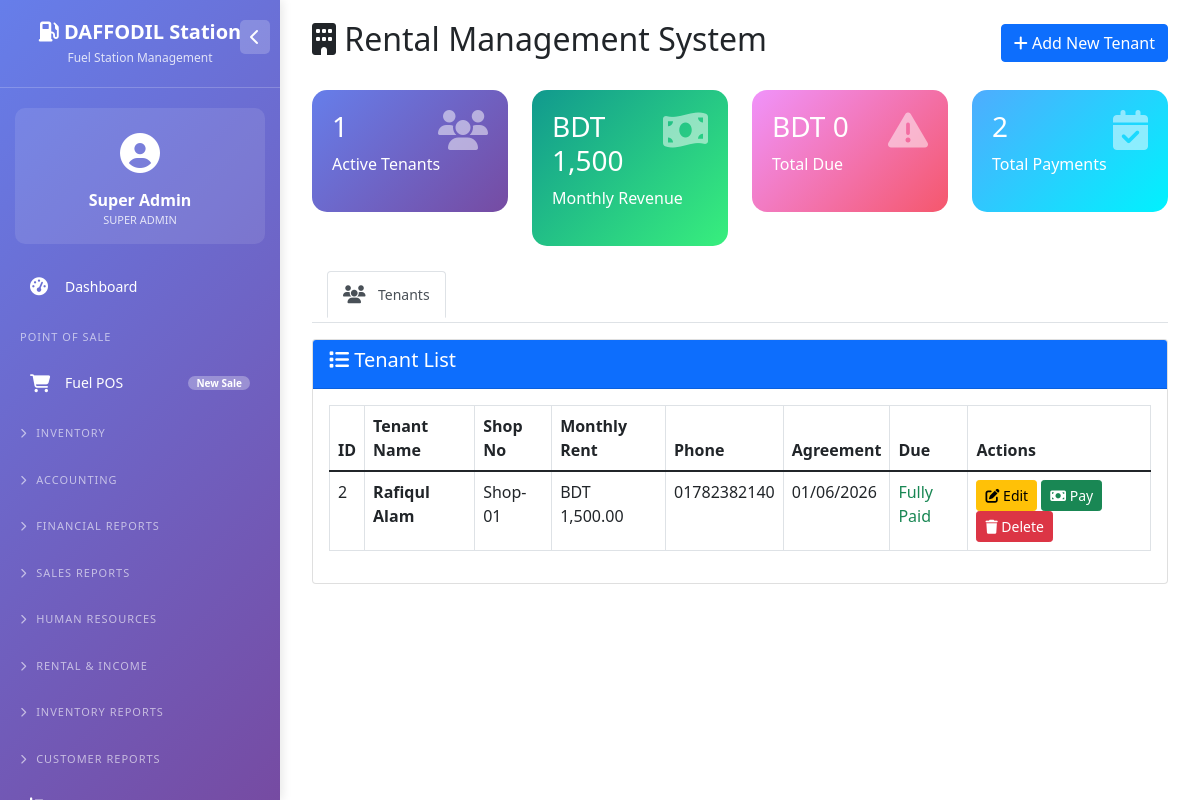
Page /rental.php (signed in) on the earlier database version.
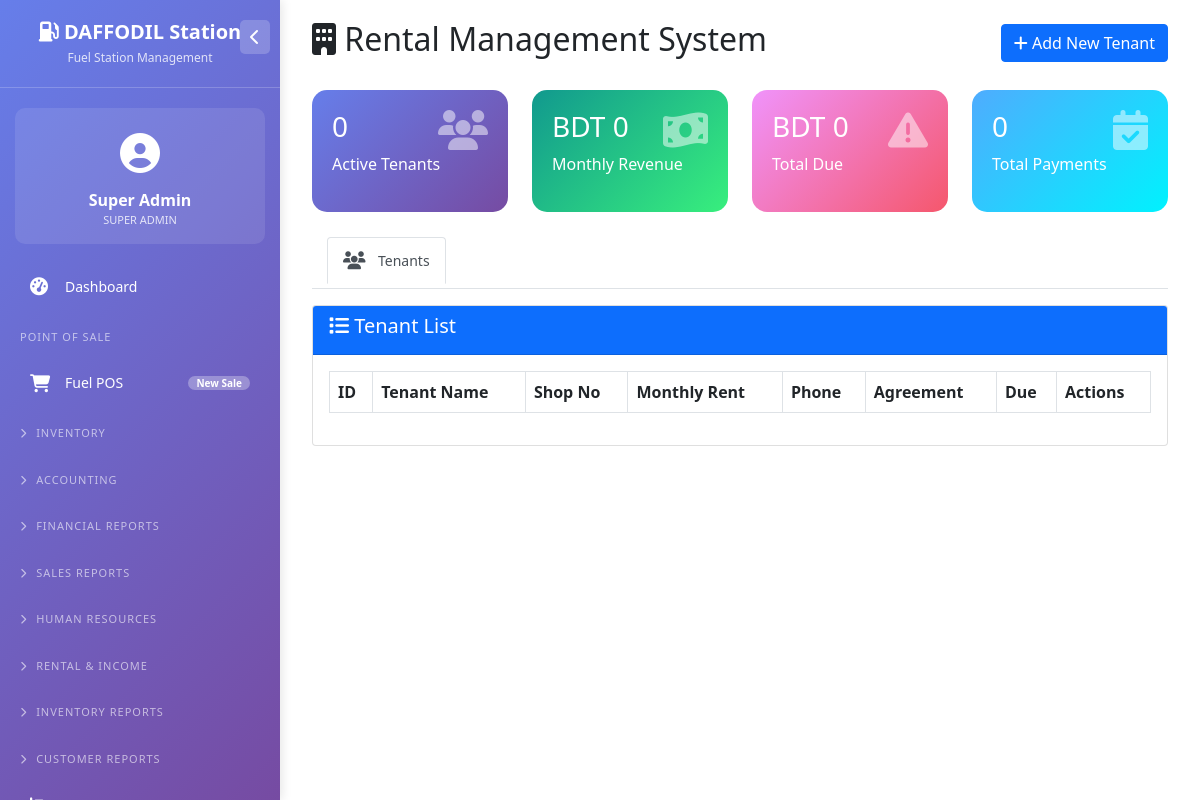
Same page on the later database version.
### tables this page shows
CREATE TABLE `tenants` (
  `id` int(11) NOT NULL,
  `tenant_name` varchar(100) NOT NULL,
  `shop_no` varchar(50) DEFAULT NULL,
  `monthly_rent` decimal(10,2) NOT NULL,
  `agreement_start` date DEFAULT NULL,
  `agreement_end` date DEFAULT NULL,
  `phone` varchar(20) DEFAULT NULL,
  `is_active` tinyint(1) DEFAULT 1,
  `email` varchar(100) DEFAULT NULL,
  `address` text DEFAULT NULL,
  `security_deposit` decimal(10,2) DEFAULT 0.00
);

### rental.php (the view, shortened to what the changed rows need)
<?php
require_once 'config/database.php';
$active_tab = isset($_GET['tab']) ? $_GET['tab'] : 'tenants';
$tenants = $pdo->query("SELECT * FROM tenants WHERE is_active = 1 ORDER BY tenant_name")->fetchAll();
$payments = $pdo->query("
    SELECT rp.*, t.tenant_name, t.shop_no, t.monthly_rent
    FROM rent_payments rp
    JOIN tenants t ON rp.tenant_id = t.id
    ORDER BY rp.payment_date DESC
    LIMIT 100
")->fetchAll();
$tenant_dues = [];
foreach($tenants as $tenant) {
    $stmt = $pdo->prepare("SELECT month, amount, late_fee FROM rent_payments WHERE tenant_id = ? ORDER BY month");
    $stmt->execute([$tenant['id']]);
    $paid_records = $stmt->fetchAll(PDO::FETCH_ASSOC);
    $paid_amount = 0;
    $paid_months_list = [];
    foreach($paid_records as $pr) {
        $paid_amount += $pr['amount'];
        $month_key = (strlen($pr['month']) == 7) ? $pr['month'] : date('Y-m', strtotime($pr['month']));
        $paid_months_list[] = $month_key;
    }
    $due_amount = 0;
    $due_months = [];
    $tenant_dues[$tenant['id']] = [
        'paid_amount' => $paid_amount,
        'due_amount' => $due_amount,
        'due_months' => $due_months,
        'paid_months' => $paid_months_list
    ];
}
$total_monthly_rent = 0;
foreach($tenants as $t) { $total_monthly_rent += $t['monthly_rent']; }
?>
<!DOCTYPE html>
<html lang="en">
<head>
    <link href="https://cdn.jsdelivr.net/npm/bootstrap@5.1.3/dist/css/bootstrap.min.css" rel="stylesheet">
    <link rel="stylesheet" href="https://cdn.datatables.net/1.11.5/css/dataTables.bootstrap5.min.css">
    <link rel="stylesheet" href="https://cdnjs.cloudflare.com/ajax/libs/font-awesome/6.4.0/css/all.min.css">
</head>
<body>
    <?php include 'left_menu.php'; ?>
    <div class="main-content">
        <div class="container-fluid">
            <div class="d-flex justify-content-between align-items-center mb-4">
                <h2><i class="fas fa-building"></i> Rental Management System</h2>
            </div>
            <div class="row">
                <div class="col-md-3">
                    <div class="stats-card">
                        <i class="fas fa-users"></i>
                        <h3><?php echo count($tenants); ?></h3>
                        <p>Active Tenants</p>
                    </div>
                </div>
                <div class="col-md-3">
                    <div class="stats-card" style="background: linear-gradient(135deg, #11998e 0%, #38ef7d 100%);">
                        <i class="fas fa-money-bill-wave"></i>
                        <h3>BDT <?php echo number_format($total_monthly_rent, 0); ?></h3>
                        <p>Monthly Revenue</p>
                    </div>
                </div>
                <div class="col-md-3">
                    <div class="stats-card" style="background: linear-gradient(135deg, #4facfe 0%, #00f2fe 100%);">
                        <i class="fas fa-calendar-check"></i>
                        <h3><?php echo count($payments); ?></h3>
                        <p>Total Payments</p>
                    </div>
                </div>
            </div>
            <?php if($active_tab == 'tenants'): ?>
            <div class="card">
                <div class="card-body">
                    <div class="table-responsive">
                        <table class="table table-bordered" id="tenantsTable">
                            <thead>
                                <tr>
                                    <th>ID</th>
                                    <th>Tenant Name</th>
                                    <th>Shop No</th>
                                    <th>Monthly Rent</th>
                                    <th>Phone</th>
                                    <th>Agreement</th>
                                    <th>Due</th>
                                    <th>Actions</th>
                                </tr>
                            </thead>
                            <tbody>
                                <?php foreach($tenants as $tenant): ?>
                                <?php $due = isset($tenant_dues[$tenant['id']]['due_amount']) ? $tenant_dues[$tenant['id']]['due_amount'] : 0; ?>
                                <tr>
                                    <td><?php echo $tenant['id']; ?></td>
                                    <td><strong><?php echo htmlspecialchars($tenant['tenant_name']); ?></strong></td>
                                    <td><?php echo htmlspecialchars($tenant['shop_no']); ?></td>
                                    <td>BDT <?php echo number_format($tenant['monthly_rent'], 2); ?></td>
                                    <td><?php echo htmlspecialchars($tenant['phone']); ?></td>
                                    <td><?php echo $tenant['agreement_start'] && $tenant['agreement_start'] != '0000-00-00' ? date('d/m/Y', strtotime($tenant['agreement_start'])) : '-'; ?></td>
                                    <td class="<?php echo $due > 0 ? 'text-danger fw-bold' : 'text-success'; ?>">
                                        <?php echo $due > 0 ? 'BDT ' . number_format($due, 2) : 'Fully Paid'; ?>
                                    </td>
                                    <td>
                                        <button class="btn btn-sm btn-warning" onclick="editTenant(
                                            <?php echo $tenant['id']; ?>,
                                            '<?php echo addslashes($tenant['tenant_name']); ?>',
                                            '<?php echo addslashes($tenant['shop_no']); ?>',
                                            <?php echo $tenant['monthly_rent']; ?>,
                                            '<?php echo $tenant['agreement_start']; ?>',
                                            '<?php echo $tenant['agreement_end']; ?>',
                                            '<?php echo $tenant['phone']; ?>',
                                            '<?php echo $tenant['email']; ?>',
                                            '<?php echo addslashes($tenant['address']); ?>',
                                            <?php echo $tenant['security_deposit']; ?>
                                        )">
                                            <i class="fas fa-edit"></i> Edit
                                        </button>
                                        <button class="btn btn-sm btn-success" onclick="recordPayment(<?php echo $tenant['id']; ?>, '<?php echo addslashes($tenant['tenant_name']); ?>', <?php echo $tenant['monthly_rent']; ?>)">
                                            <i class="fas fa-money-bill"></i> Pay
                                        </button>
                                        <a href="?delete_id=<?php echo $tenant['id']; ?>" class="btn btn-sm btn-danger" onclick="return confirm('Deactivate this tenant?')">
                                            <i class="fas fa-trash"></i> Delete
                                        </a>
                                     </td>
                                 </tr>
                                <?php endforeach; ?>
                            </tbody>
                        </table>
                    </div>
                </div>
            </div>
            <?php endif; ?>
        </div>
    </div>
</body>
</html>

Differences in the rows shown:
removed tenants: id "2", tenant_name "Rafiqul Alam", shop_no "Shop-01", monthly_rent "1,500.00", phone "01782382140", agreement_start "01/06/2026", shows "Fully Paid"
Other differences:
count($tenants): "1" → "0"
$total_monthly_rent: "1,500" → "0"
count($payments): "2" → "0"
